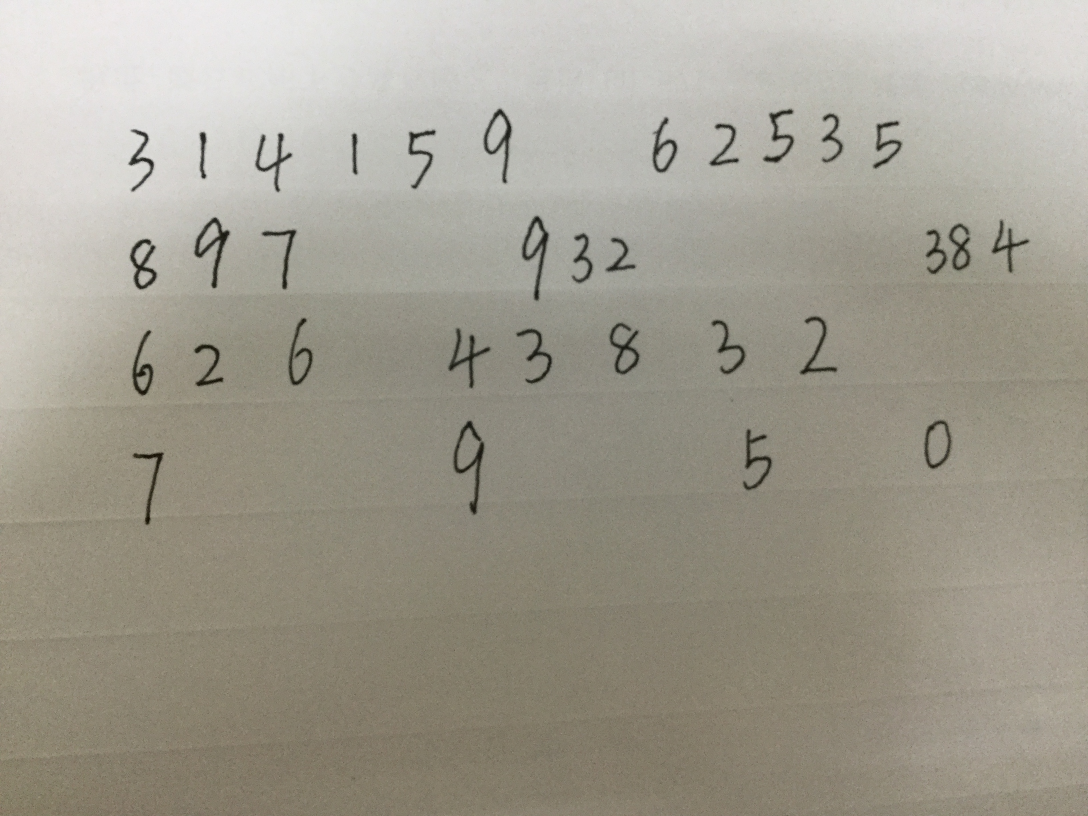
#> input picture data/test9.JPG, 3264 x 2448 px, given in place of test8.jpg, which was not available (shown at 1/3 size)
$ python character_segmentation.py   (older library calls are emulated)
#> lines starting #> are read from the running program, lines starting #| are printed output that depends on the picture; after the words box and inside, x2 and y2 are one past the last pixel; in counts of white or black regions, pixels touching at a corner belong together; long printed decimals are rounded; pictures that were not available may be replaced by others from this repository, and a replacement may not be noted
import cv2
import numpy as np

np.set_printoptions(threshold='nan')

#------------------Functions------------------#

def showimages():
	cv2.namedWindow('Source Image', cv2.WINDOW_AUTOSIZE)
	cv2.namedWindow('Threshold Image', cv2.WINDOW_AUTOSIZE)
	cv2.namedWindow('Binary Image', cv2.WINDOW_AUTOSIZE)
	# cv2.namedWindow('Contour Image', cv2.WINDOW_NORMAL)
	# cv2.namedWindow('noise_remove Image', cv2.WINDOW_NORMAL)

	cv2.imshow("Source Image", src_img)
	cv2.imshow("Binary Image", bin_img)
	cv2.imshow("Threshold Image", final_thr)
	# cv2.imshow("Contour Image", final_contr)
	# cv2.imshow('noise_remove Image', noise_remove)


def closewindows():
	k = cv2.waitKey(0)
	if k & 0xFF == ord('s'):
		comment = input("Comment:-\n ")
		cv2.imwrite('./data/test_result/'+comment+'_thres'+'.jpg', final_thr)
		cv2.imwrite('./data/test_result/'+comment+'_src'+'.jpg', src_img)
		cv2.imwrite('./data/test_result/'+comment+'_contr'+'.jpg', final_contr)
		print("Completed")
	elif k & 0xFF == int(27):
		cv2.destroyAllWindows()
	else:
		closewindows()


def line_array(array):
	list_x_upper = []
	list_x_lower = []
	for y in range(5, len(array)-5):
		s_a, s_p = strtline(y, array)
		e_a, e_p = endline(y, array)
		if s_a>=7 and s_p>=5:
			list_x_upper.append(y)
			# bin_img[y][:] = 255
		if e_a>=5 and e_p>=7:
			list_x_lower.append(y)
			# bin_img[y][:] = 255
	return list_x_upper, list_x_lower


def strtline(y, array):
	count_ahead = 0
	count_prev = 0
	for i in array[y:y+10]:
		if i > 3:
			count_ahead += 1
	for i in array[y-10:y]:
		if i==0:
			count_prev += 1
	return count_ahead, count_prev


def endline(y, array):
	count_ahead = 0
	count_prev = 0
	for i in array[y:y+10]:
		if i==0:
			count_ahead+= 1
	for i in array[y-10:y]:
		if i >3:
			count_prev += 1
	return count_ahead, count_prev


def endline_word(y, array, a):
	count_ahead = 0
	count_prev = 0
	for i in array[y:y+2*a]:
		if i < 2:
			count_ahead+= 1
	for i in array[y-a:y]:
		if i > 2:
			count_prev += 1
	return count_prev ,count_ahead


def end_line_array(array, a):
	list_endlines = []
	for y in range(len(array)):
		e_p, e_a = endline_word(y, array, a)
		# print(e_p, e_a)
		if e_a >= int(1.5*a) and e_p >= int(0.7*a):
			list_endlines.append(y)
	return list_endlines

def refine_endword(array):
	refine_list = []
	for y in range(len(array)-1):
		if array[y]+1 < array[y+1]:
			refine_list.append(array[y])
	refine_list.append(array[-1])
	return refine_list


def refine_array(array_upper, array_lower):
	upperlines = []
	lowerlines = []
	for y in range(len(array_upper)-1):
		if array_upper[y] + 5 < array_upper[y+1]:
			upperlines.append(array_upper[y]-10)
	for y in range(len(array_lower)-1):
		if array_lower[y] + 5 < array_lower[y+1]:
			lowerlines.append(array_lower[y]+10)

	upperlines.append(array_upper[-1]-10)
	lowerlines.append(array_lower[-1]+10)

	return upperlines, lowerlines


def letter_width(contours):
	letter_width_sum = 0
	count = 0
	for cnt in contours:
		if cv2.contourArea(cnt) > 20:
			x,y,w,h = cv2.boundingRect(cnt)
			letter_width_sum += w
			count += 1

	return letter_width_sum/count


def end_wrd_dtct(lines, i, bin_img, mean_lttr_width):
	count_y = np.zeros(shape = width)
	for x in range(width):
		for y in range(lines[i][0],lines[i][1]):
			if bin_img[y][x] == 255:
				count_y[x] += 1
	end_lines = end_line_array(count_y, int(mean_lttr_width))
	# print(end_lines)
	endlines = refine_endword(end_lines)
	for x in endlines:
		final_thr[lines[i][0]:lines[i][1], x] = 255
	return endlines


def letter_seg(lines_img, x_lines, i):
	copy_img = lines_img[i].copy()
	x_linescopy = x_lines[i].copy()

	letter_img = []
	letter_k = []

	chalu_img, contours, hierarchy = cv2.findContours(copy_img,cv2.RETR_EXTERNAL,cv2.CHAIN_APPROX_SIMPLE)
	for cnt in contours:
		if cv2.contourArea(cnt) > 50:
			x,y,w,h = cv2.boundingRect(cnt)
			# letter_img.append(lines_img[i][y:y+h, x:x+w])
			letter_k.append((x,y,w,h))

	letter = sorted(letter_k, key=lambda student: student[0])
	# print(letter)

	word = 1
	letter_index = 0
	for e in range(len(letter)):
		if(letter[e][0]<x_linescopy[0]):
			letter_index += 1
			letter_img_tmp = lines_img[i][letter[e][1]-5:letter[e][1]+letter[e][3]+5,letter[e][0]-5:letter[e][0]+letter[e][2]+5]
			letter_img_tmp1 = cv2.resize(letter_img_tmp, dsize =(22, 22), interpolation = cv2.INTER_AREA)
			# # Black letter on white paper
			# letter_img = cv2.copyMakeBorder(letter_img_tmp1, 3, 3, 3, 3,cv2.BORDER_CONSTANT,value=[0, 0, 0])
			# cv2.imwrite('./segmented_img/img1/'+str(i+1)+'_'+str(word)+'_'+str(letter_index)+'.jpg', 255-letter_img)

			# White letter on black paper
			letter_img = cv2.copyMakeBorder(letter_img_tmp1, 3, 3, 3, 3, cv2.BORDER_CONSTANT, value=[0, 0, 0])
			cv2.imwrite('./segmented_img/img1/' + str(i + 1) + '_' + str(word) + '_' + str(letter_index) + '.jpg',
						letter_img)
		else:
			x_linescopy.pop(0)
			word += 1
			letter_index = 1
			letter_img_tmp = lines_img[i][letter[e][1]-5:letter[e][1]+letter[e][3]+5,letter[e][0]-5:letter[e][0]+letter[e][2]+5]
			letter_img_tmp1 = cv2.resize(letter_img_tmp, dsize =(22, 22), interpolation = cv2.INTER_AREA)
			# # Black letter on white paper
			# letter_img = cv2.copyMakeBorder(letter_img_tmp1, 3, 3, 3, 3,cv2.BORDER_CONSTANT,value=[0, 0, 0])
			# cv2.imwrite('./segmented_img/img1/'+str(i+1)+'_'+str(word)+'_'+str(letter_index)+'.jpg', 255-letter_img)

			# White letter on black paper
			letter_img = cv2.copyMakeBorder(letter_img_tmp1, 3, 3, 3, 3, cv2.BORDER_CONSTANT, value=[0, 0, 0])
			cv2.imwrite('./segmented_img/img1/' + str(i + 1) + '_' + str(word) + '_' + str(letter_index) + '.jpg',
						letter_img)
			# print(letter[e][0],x_linescopy[0], word)


#------------------/Functions-----------------#


#-------------Thresholding Image--------------#


print("\n........Program Initiated.......\n")
src_img= cv2.imread('./data/test8.jpg', 1)
#> src_img is the input picture: shape (2448, 3264, 3); mean B, G, R 144.3, 156.7, 160.9
copy = src_img.copy()
height = src_img.shape[0]
#> height = 2448
width = src_img.shape[1]
#> width = 3264


print("\nResizing Image........")
src_img = cv2.resize(copy, dsize =(1320, int(1320*height/width)), interpolation = cv2.INTER_AREA)
#> src_img: shape (990, 1320, 3)

height = src_img.shape[0]
#> height = 990
width = src_img.shape[1]
#> width = 1320

print("|---------Image Info:--------|")
print("\tHeight =",height,"\n\tWidth =",width)
#| 	Height = 990
#| 	Width = 1320
print("|----------------------------|")

grey_img = cv2.cvtColor(src_img, cv2.COLOR_BGR2GRAY)

print("Applying Adaptive Threshold with kernel :- 21 X 21")
bin_img = cv2.adaptiveThreshold(grey_img,255,cv2.ADAPTIVE_THRESH_MEAN_C,cv2.THRESH_BINARY_INV,21,20)
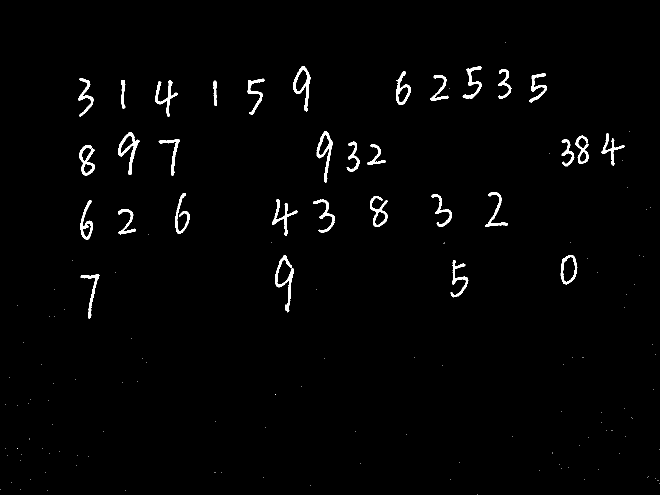
#> bin_img: shape (990, 1320) (shown at 1/2 size); 1.6% white; 143 white regions (111 under 20 px), largest, box (x1, y1, x2, y2) and area: (550, 511, 587, 625) 994, (236, 264, 279, 350) 951, (633, 262, 666, 365) 929
bin_img1 = bin_img.copy()
bin_img2 = bin_img.copy()

kernel = cv2.getStructuringElement(cv2.MORPH_ELLIPSE,(3,3))
kernel1 = np.array([[1,0,1],[0,1,0],[1,0,1]], dtype = np.uint8)
# final_thr = cv2.morphologyEx(bin_img, cv2.MORPH_OPEN, kernel)
# final_thr = cv2.dilate(bin_img,kernel1,iterations = 1)
print("Noise Removal From Image.........")
final_thr = cv2.morphologyEx(bin_img, cv2.MORPH_CLOSE, kernel)
#> final_thr: shape (990, 1320); 1.6% white; 143 white regions (111 under 20 px), largest, box (x1, y1, x2, y2) and area: (550, 511, 587, 625) 1000, (236, 264, 279, 350) 957, (633, 262, 666, 365) 933
contr_retrival = final_thr.copy()

#-------------/Thresholding Image-------------#


#-------------Line Detection------------------#
print("Beginning Character Semenation..............")
count_x = np.zeros(shape= (height))
#> count_x = 990 values from 0 to 0
for y in range(height):
	for x in range(width):
		if bin_img[y][x] == 255 :
			count_x[y] = count_x[y]+1
	# [5 lines of commented-out code are left out]

upper_lines, lower_lines = line_array(count_x)
#> upper_lines = 36 values from 129 to 515; lower_lines = 32 values from 229 to 639

upperlines, lowerlines = refine_array(upper_lines, lower_lines)
#> upperlines = [127, 257, 379, 505]

# print(upperlines, lowerlines)
if len(upperlines)==len(lowerlines):
	lines = []
	for y in upperlines:
		final_thr[y][:] = 255
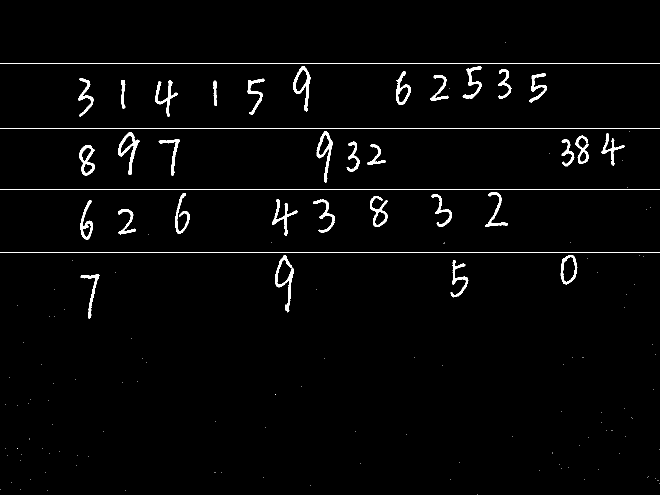
#> final_thr: shape (990, 1320) (shown at 1/2 size); 2% white; 147 white regions (111 under 20 px), largest, box (x1, y1, x2, y2) and area: (0, 127, 1320, 128) 1320, (0, 257, 1320, 258) 1320, (0, 379, 1320, 380) 1320
	for y in lowerlines:
		final_thr[y][:] = 255
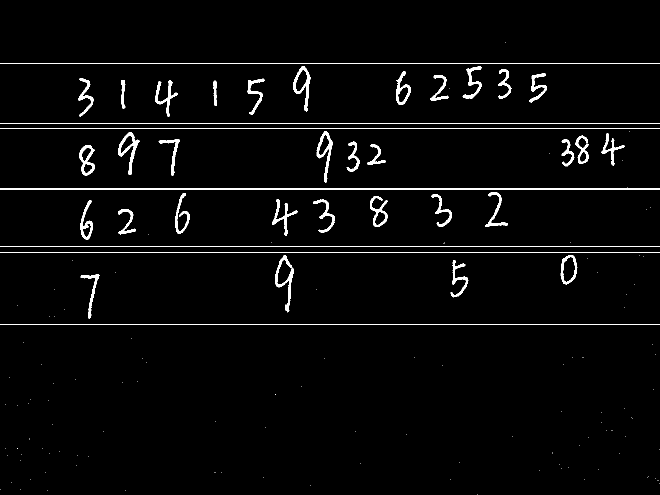
#> final_thr: shape (990, 1320) (shown at 1/2 size); 2.4% white; 151 white regions (111 under 20 px)
	for y in range(len(upperlines)):
		lines.append((upperlines[y], lowerlines[y]))

else:
	print("Too much noise in image, unable to process.\nPlease try with another image. Enter 'q' to exit:- ")
	showimages()
	k = cv2.waitKey(0)
	while 1:
		k = cv2.waitKey(0)
		if k & 0xFF == ord('q'):
			cv2.destroyAllWindows()
			exit()

lines = np.array(lines)

no_of_lines = len(lines)

print("\nGiven Text has  ", no_of_lines, "  no. of lines")
#| Given Text has   4   no. of lines

lines_img = []

for i in range(no_of_lines):
	lines_img.append(bin_img2[lines[i][0]:lines[i][1], :])
#> after the loop, lines_img = 4 items

#-------------/Line Detection-----------------#


#-------------Letter Width Calculation--------#

contr_img, contours, hierarchy = cv2.findContours(contr_retrival,cv2.RETR_EXTERNAL,cv2.CHAIN_APPROX_SIMPLE)
#> contours = 143 contours, 111 with area under 20; largest, box (x1, y1, x2, y2) and area: (550, 511, 587, 625) 1728, (1121, 510, 1155, 569) 1438, (586, 132, 621, 223) 1376, (236, 264, 279, 350) 1241, (633, 262, 666, 365) 1240
final_contr = np.zeros((final_thr.shape[0],final_thr.shape[1],3), dtype = np.uint8)
cv2.drawContours(src_img, contours, -1, (0,255,0), 1)
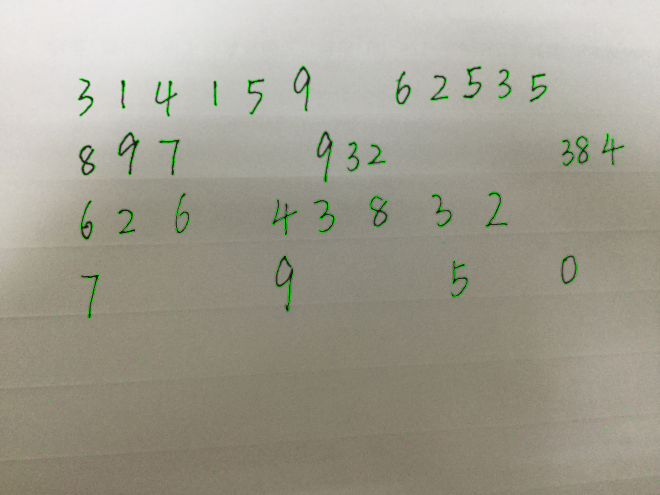
#> src_img: shape (990, 1320, 3) (shown at 1/2 size); mean B, G, R 143.8, 157.5, 160.4

mean_lttr_width = letter_width(contours)
#> the loop in letter_width, `for cnt in contours:` made 143 passes
#> (x, y, w, h, letter_width_sum) on passes 94, 98, 102, 103, 109, 111, 112: (161, 549, 38, 88, 38), (901, 520, 36, 75, 74), (550, 511, 37, 114, 111), (1121, 510, 34, 59, 145), (236, 418, 35, 51, 180), (161, 400, 25, 80, 205), (626, 399, 44, 67, 249)
#> cnt on passes 1 to 6: [[955, 989]], [[95, 981]], [[250, 980]], [[1, 979]], [[40, 978]], [[620, 970]]
print("\nAverage Width of Each Letter:- ", mean_lttr_width)
#| Average Width of Each Letter:-  34.156

#-------------/Letter Width Calculation-------#

#--------------Word Detection-----------------#
x_lines = []

for i in range(len(lines_img)):
	x_lines.append(end_wrd_dtct(lines, i, bin_img, mean_lttr_width))
#> this loop made 4 passes

for i in range(len(x_lines)):
	x_lines[i].append(width)

print(x_lines)
#| [[198, 366, 536, 632, 1105, 1320], [370, 782, 1260, 1320], [282, 390, 681, 787, 915, 1027, 1320], [209, 598, 947, 1165, 1320]]
#-------------/Word Detection-----------------#

#-------------Letter Segmentation-------------#

for i in range(len(lines)):
	letter_seg(lines_img, x_lines, i)
#> this loop made 4 passes
#> pass 1, in letter_seg, `cv2.imwrite('./segmented_img/img1/' + str(i + 1) + '_' + str(word) + '..`:
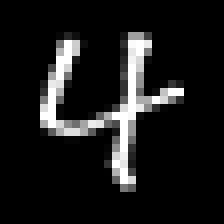
#> saved as 1_2_2.jpg: shape (28, 28) (shown 8 times larger); min 0, max 255, mean 26.2


#------------\Letter Segmentation-------------#


#-------------Character segmenting------------#

chr_img = bin_img1.copy()

contr_img, contours, hierarchy = cv2.findContours(chr_img,cv2.RETR_EXTERNAL,cv2.CHAIN_APPROX_SIMPLE)
# print(len(contours))
# final_contr = np.zeros((final_thr.shape[0],final_thr.shape[1],3), dtype = np.uint8)
# cv2.drawContours(src_img, contours, -1, (0,255,0), 1)

for cnt in contours:
	if cv2.contourArea(cnt) > 20:
		x,y,w,h = cv2.boundingRect(cnt)
		cv2.rectangle(src_img,(x,y),(x+w,y+h),(0,255,0),2)
#> this loop made 143 passes
#> cnt on passes 1 to 12: [[955, 989]], [[95, 981]], [[250, 980]], [[1, 979]], [[40, 978]], [[620, 970]], [[1319, 967]], [[23, 964]], [[1315, 960], [1316, 960]], [[1169, 958]], [[900, 958]], [[60, 958]]
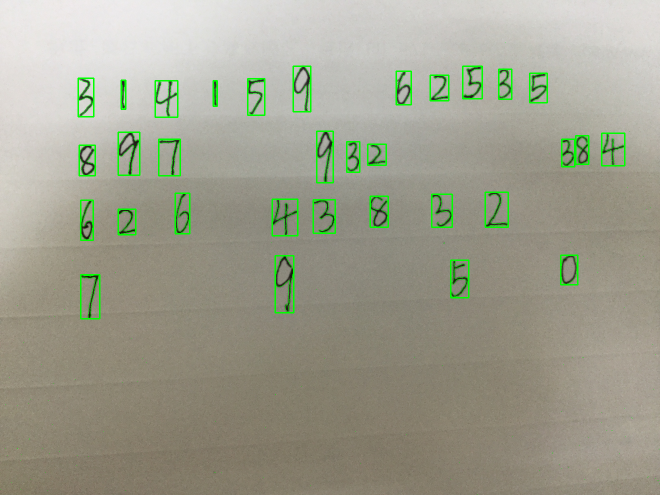
#> src_img: shape (990, 1320, 3) (shown at 1/2 size); 1.43% of pixels changed, all inside (x1, y1, x2, y2) = (155, 131, 1251, 639)


#-------------/Character segmenting-----------#


#-------------Displaying Image----------------#

showimages()
#> in showimages, `cv2.imshow("Threshold Image", final_thr)`:
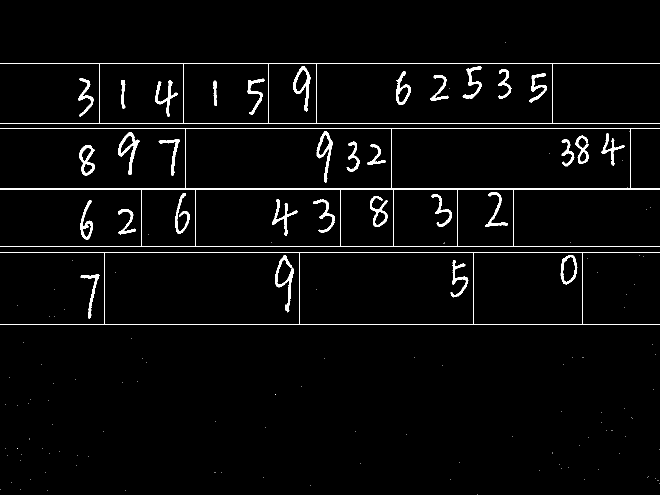
#> window 'Threshold Image': shape (990, 1320) (shown at 1/2 size); 2.5% white; 147 white regions (111 under 20 px), largest, box (x1, y1, x2, y2) and area: (0, 379, 1320, 493) 3312, (0, 127, 1320, 247) 3230, (0, 505, 1320, 650) 3212

#-------------/Displaying Image---------------#


#-------------Closing Windows-----------------#

closewindows()
#> (key q is pressed here)
#> (key Esc is pressed here)

$ run again, on data/test2.png
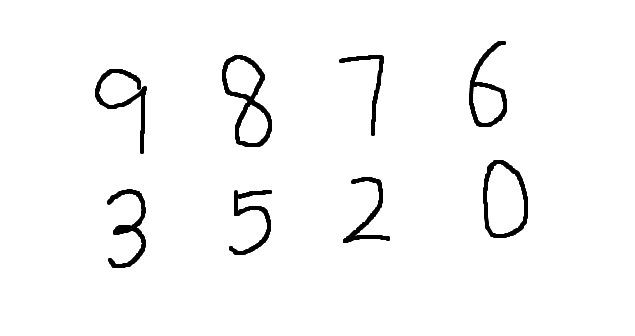
#> input picture data/test2.png, 635 x 336 px, given in place of test8.jpg, which was not available
#> src_img is the input picture: shape (336, 635, 3); min 0, max 255, mean 247.4
#| 	Height = 698
#| 	Width = 1320
#> bin_img: shape (698, 1320); 3% white; 9 white regions (1 under 20 px), largest, box (x1, y1, x2, y2) and area: (461, 114, 565, 305) 4954, (1004, 332, 1098, 494) 3718, (222, 393, 303, 557) 3592
#> after the loop `for y in lowerlines:`:
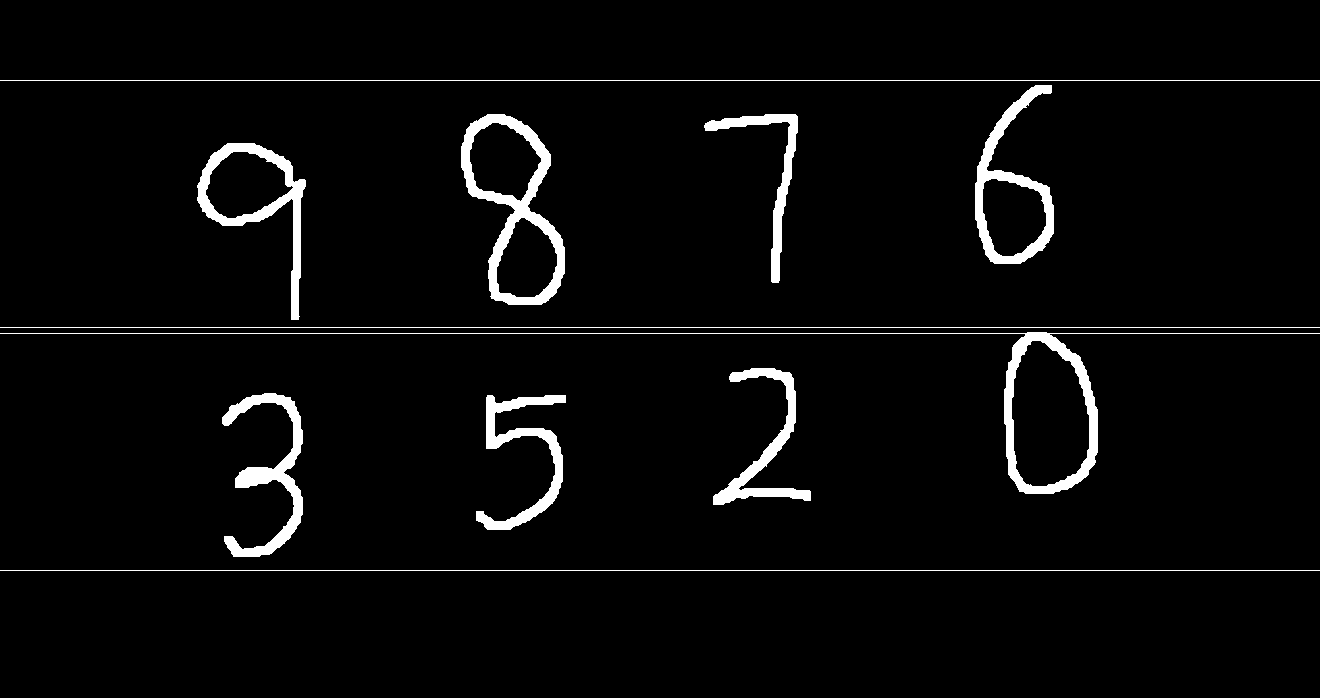
#> final_thr: shape (698, 1320); 3.6% white; 11 white regions
#| Given Text has   2   no. of lines
#> after the loop `for i in range(no_of_lines):`: lines_img = 2 items
#> contours = 8 contours; box (x1, y1, x2, y2) and area: (1004, 332, 1098, 494) 12398, (461, 114, 565, 305) 12056, (197, 143, 306, 320) 7216, (975, 85, 1054, 264) 7098, (222, 393, 303, 557) 3364, (476, 395, 566, 530) 2848, (713, 368, 811, 505) 2619, (704, 114, 798, 283) 2084
#> the loop in letter_width, `for cnt in contours:` made 8 passes
#> (x, y, w, h, letter_width_sum) on passes 1 to 8: (476, 395, 90, 135, 90), (222, 393, 81, 164, 171), (713, 368, 98, 137, 269), (1004, 332, 94, 162, 363), (197, 143, 109, 177, 472), (704, 114, 94, 169, 566), (461, 114, 104, 191, 670), (975, 85, 79, 179, 749)
#> after the loop in letter_width, `for cnt in contours:`: count = 8; letter_width_sum = 749
#> mean_lttr_width = 93.62
#| Average Width of Each Letter:-  93.625
#> the loop `for i in range(len(lines_img)):` made 2 passes
#> the loop `for i in range(len(x_lines)):` made 2 passes
#| [[322, 565, 826, 1082, 1320], [331, 574, 839, 1126, 1320]]
#> the loop `for i in range(len(lines)):` made 2 passes
#> the loop `for cnt in contours:` made 9 passes
#> cnt on pass 1: [[237, 403]]
#> in showimages, `cv2.imshow("Threshold Image", final_thr)`:
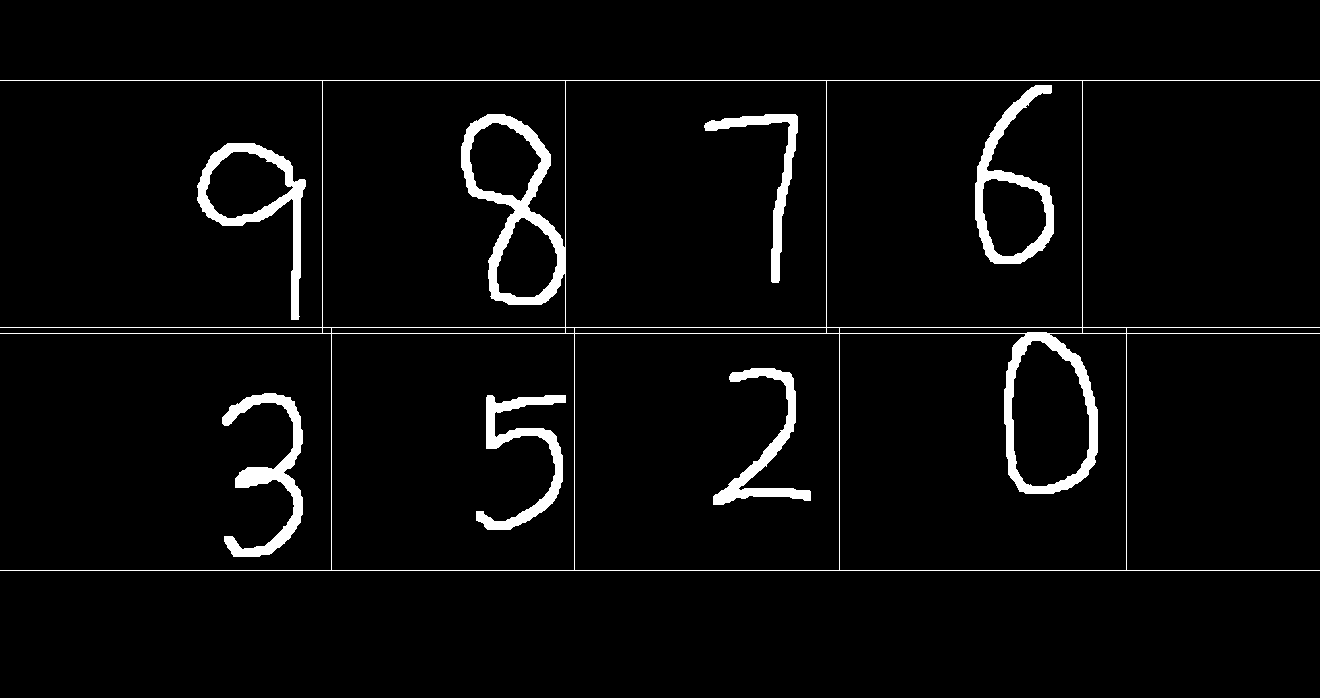
#> window 'Threshold Image': shape (698, 1320); 3.8% white; 7 white regions, largest, box (x1, y1, x2, y2) and area: (0, 80, 1320, 571) 16092, (222, 393, 303, 557) 3684, (975, 85, 1054, 264) 3630
